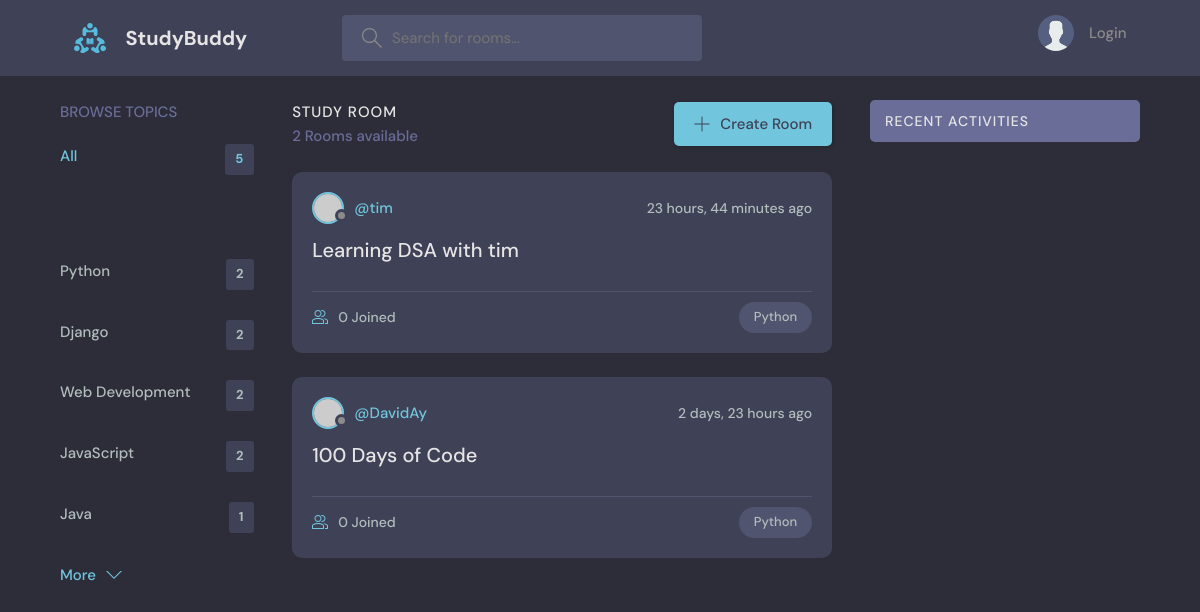
Page /?q=Python on the committed database.
### base/models.py (models this page shows, shortened)
class Topic(models.Model):
    name = models.CharField(max_length=200)

class Room(models.Model):
    host = models.ForeignKey(User, on_delete=models.SET_NULL, null=True)
    topic = models.ForeignKey(Topic, on_delete=models.SET_NULL, null=True)
    name = models.CharField(max_length=200)
    description = models.TextField(null=True, blank=True)
    participants = models.ManyToManyField(User, related_name='participants', blank=True)
    updated = models.DateTimeField(auto_now=True)
    created=models.DateTimeField(auto_now_add=True)
    class Meta:
        ordering = ['-created', '-updated']

### base/views.py (the view)
# urls.py: path('', views.home, name='home'),
def home(request):
    q =  request.GET.get('q') if request.GET.get('q') != None else ''
    rooms  = Room.objects.filter(
        Q(topic__name__icontains=q) |
        Q(name__icontains=q) |
        Q(description__icontains=q)
        )
    topics  = Topic.objects.all()[0:5]
    room_count = rooms.count()
    room_messages = Message.objects.filter(Q(room__topic__name__icontains=q))
    context = {'rooms': rooms, 'topics': topics, 'room_count':room_count, 'room_messages':room_messages}
    return render(request, 'base/home.html', context)

### base/templates/base/home.html (shortened to what this page needs)
{% extends 'main.html' %}
{% block content %}
    <main class="layout layout--3">
      <div class="container">
         {% include 'base/topics_component.html' %}
        <div class="roomList">
          <div class="roomList__header">
            <div>
              <h2>Study Room</h2>
              <p>{{room_count}} Rooms available</p>
            </div>
            <a class="btn btn--main" href="{% url 'create-room' %}">
              <svg version="1.1" xmlns="http://www.w3.org/2000/svg" width="32" height="32" viewBox="0 0 32 32">
                <title>add</title>
                <path
                  d="M16.943 0.943h-1.885v14.115h-14.115v1.885h14.115v14.115h1.885v-14.115h14.115v-1.885h-14.115v-14.115z"
                ></path>
              </svg>
              Create Room
            </a>
          </div>
          {% include 'base/feed_component.html' %}
        </div>
        {% include 'base/activity_component.html' %}
      </div>
    </main>
{% endblock content %}

### base/templates/base/topics_component.html (shortened to what this page needs)
<div class="topics">
          <div class="topics__header">
            <h2>Browse Topics</h2>
          </div>
          <ul class="topics__list">
            <li>
              <a href="{% url 'home' %}" class="active">All <span>{{topics.count}}</span>
            </li>
            {% for topic in topics %}
            <li>
              <a href="{% url 'home' %}?q={{topic.name}}">{{topic.name}} <span>{{topic.room_set.all.count}}</span></a>
            </li>
            {% endfor %}
          <a class="btn btn--link" href="{% url 'topics' %}">
            More
            <svg version="1.1" xmlns="http://www.w3.org/2000/svg" width="32" height="32" viewBox="0 0 32 32">
              <title>chevron-down</title>
              <path d="M16 21l-13-13h-3l16 16 16-16h-3l-13 13z"></path>
            </svg>
          </a>
        </div>

### base/templates/base/feed_component.html (shortened to what this page needs)
{% for room in rooms %}
<div class="roomListRoom">
            <div class="roomListRoom__header">
              <a href="{% url 'user-profile' room.host.id %}" class="roomListRoom__author">
                <div class="avatar avatar--small">
                  <img src="https://randomuser.me/api/portraits/women/11.jpg" />
                </div>
                <span>@{{room.host.username}}</span>
              </a>
              <div class="roomListRoom__actions">
                <span>{{room.created|timesince}} ago</span>
              </div>
            </div>
            <div class="roomListRoom__content">
              <a href="{% url 'room' room.id %}">{{room.name}}</a>
            </div>
            <div class="roomListRoom__meta">
              <a href="{% url 'room' room.id %}" class="roomListRoom__joined">
                {{room.participants.all.count}} Joined
              </a>
              <p class="roomListRoom__topic">{{room.topic.name}}</p>
            </div>
</div>
  {% endfor %}

### static/styles/style.css (style rules this page uses)
:root { --color-main: #71c6dd; --color-main-light: #e1f6fb; --color-dark: #3f4156; --color-dark-medium: #51546e; --color-dark-light: #696d97; --color-light: #e5e5e5; --color-gray: #8b8b8b; --color-light-gray: #b2bdbd; --color-bg: #2d2d39; --color-success: #5dd693; --color-error: #fc4b0b; }
* { font-family: "DM Sans", -apple-system, BlinkMacSystemFont, "Segoe UI", Roboto, Oxygen, Ubuntu, Cantarell, "Open Sans", "Helvetica Neue", sans-serif; margin: 0; padding: 0; box-sizing: border-box; text-rendering: optimizeLegibility; font-size: inherit; }
html { font-size: 56.25%; }
@media only screen and (min-width: 1200px) { html { font-size: 62.5%; } }
body { line-height: 1.6; font-weight: 400; font-size: 1.5rem; color: var(--color-light-gray); background-color: var(--color-bg); min-height: 100vh; }
img { width: 100%; }
a { display: inline-block; color: var(--color-main); text-decoration: none; }
.container { max-width: 120rem; width: 90%; margin: auto; }
.btn { background-color: transparent; border: none; display: inline-flex; align-items: center; gap: 1rem; cursor: pointer; transition: all ease-in-out 0.3s; padding: 1rem 2rem; border-radius: 5px; box-shadow: 1px 1px 3px 1px rgba(0, 0, 0, 0.15); font-weight: 500; }
.btn--link { border-radius: 0; padding: 0; color: var(--color-main); box-shadow: none; }
.btn--main { background-color: var(--color-main); color: var(--color-dark); }
.btn > svg { fill: currentColor; width: 1.6rem; height: 1.6rem; }
.avatar { position: relative; display: inline-block; border-radius: 50%; border: 2px solid var(--color-main); }
.avatar img { display: block; border-radius: 50%; object-fit: cover; object-position: center; }
.avatar::after { content: ""; display: block; position: absolute; background-color: var(--color-gray); z-index: 111; border-radius: 50%; border: 0.3rem solid var(--color-dark); }
.avatar.avatar--small img { width: 2.8rem; height: 2.8rem; }
.avatar.avatar--small:after { width: 0.7rem; height: 0.7rem; bottom: 0px; right: -6px; }
.layout { margin-top: 2.4rem; }
.layout > .container { display: flex; justify-content: space-between; align-items: flex-start; }
.layout--3 > .container > div:first-child { flex-basis: 18%; max-width: 22.5rem; }
.layout--3 > .container > div:nth-child(2) { flex-basis: 50%; }
.topics__header { margin-bottom: 2rem; }
.topics__header h2 { text-transform: uppercase; font-weight: 500; color: var(--color-dark-light); }
.topics__list { list-style: none; }
.topics__list li a { display: flex; justify-content: space-between; margin-bottom: 3rem; font-weight: 500; color: var(--color-light-gray); transition: all 0.3s ease-in-out; }
.topics__list li a.active, .topics__list li a:hover { color: var(--color-main); }
.topics__list li a span { padding: 0.5rem 1rem; background-color: var(--color-dark); border-radius: 3px; font-size: 1.3rem; font-weight: 700; letter-spacing: 1px; }
.roomList__header { display: flex; justify-content: space-between; align-items: center; margin-bottom: 2.4rem; }
.roomList__header h2 { text-transform: uppercase; font-weight: 500; color: var(--color-light); letter-spacing: 1px; }
.roomList__header p { font-weight: 500; color: var(--color-dark-light); }
.roomListRoom { margin-bottom: 2.4rem; background-color: var(--color-dark); border-radius: 1rem; padding: 2rem; }
.roomListRoom__header { display: flex; justify-content: space-between; align-items: center; }
.roomListRoom__author { font-weight: 500; display: flex; align-items: center; gap: 1rem; }
.roomListRoom__actions { display: flex; align-items: flex-start; gap: 1rem; position: relative; }
.roomListRoom__actions span { font-size: 1.4rem; font-weight: 500; }
.roomListRoom__content { margin: 1rem 0; }
.roomListRoom__content a { font-size: 2rem; font-weight: 500; margin-bottom: 1.5rem; color: var(--color-light); transition: all 0.3s ease-in-out; }
.roomListRoom__meta { border-top: 1px solid var(--color-dark-medium); padding-top: 1rem; display: flex; align-items: center; justify-content: space-between; }
.roomListRoom__joined { color: var(--color-light-gray); display: flex; align-items: center; gap: 1rem; font-size: 1.4rem; font-weight: 500; }
.roomListRoom__joined svg { fill: var(--color-main); width: 1.6rem; height: 1.6rem; }
.roomListRoom__topic { padding: 5px 1.5rem; background-color: var(--color-dark-medium); border-radius: 5rem; font-weight: 500; font-size: 1.3rem; }

### rows in the picture
Topic: name "Python", room_set.all.count "2"
Topic: name "Django", room_set.all.count "2"
Topic: name "Web Development", room_set.all.count "2"
Topic: name "JavaScript", room_set.all.count "2"
Topic: name "Java", room_set.all.count "1"
Room: host.username "tim", created "23 hours, 44 minutes", name "Learning DSA with tim", participants.all.count "0", topic.name "Python"
Room: host.username "DavidAy", created "2 days, 23 hours", name "100 Days of Code", participants.all.count "0", topic.name "Python"

### other values in the picture
{{ topics.count }} "5"
{{ room_count }} "2"
